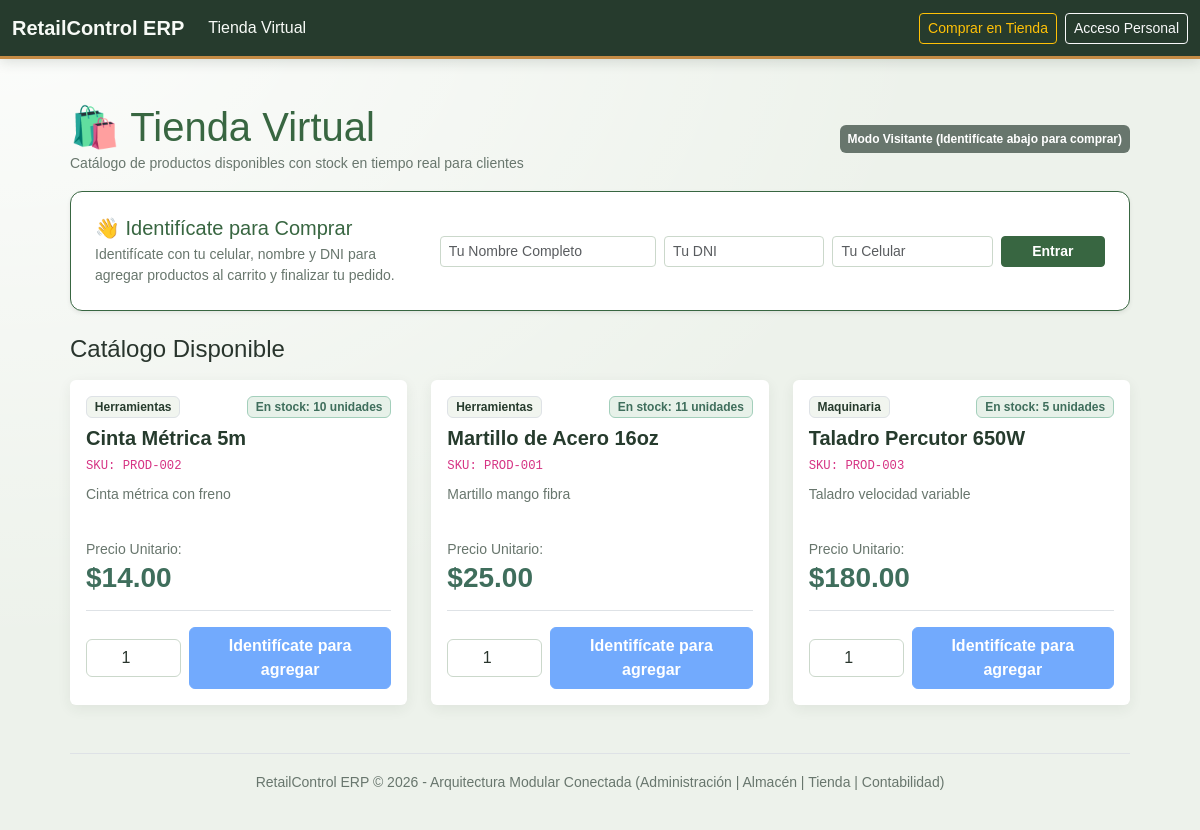
The page /tienda on the database its author committed.
### app/models.py (models this page shows)
class Product(db.Model):
    __tablename__ = 'productos'
    id = db.Column(db.Integer, primary_key=True)
    sku = db.Column(db.String(50), unique=True, nullable=False)
    name = db.Column(db.String(100), nullable=False)
    description = db.Column(db.Text)
    category = db.Column(db.String(50))
    price_buy = db.Column(db.Float, nullable=False, default=0.0)
    price_sell = db.Column(db.Float, nullable=False, default=0.0)
    stock = db.Column(db.Integer, nullable=False, default=0)
    stock_min = db.Column(db.Integer, nullable=False, default=5)

### app/routes.py (the view, shortened to what this page needs)
@bp.route('/tienda')
def tienda():
    products = Product.query.order_by(Product.name).all()
    client = None
    sales = []
    cart = session.get('shopping_cart', {})
    cart_quantities = {}
    cart_items = [
        {
            'product': product,
            'quantity': cart_quantities.get(product.id, 0),
            'subtotal': product.price_sell * cart_quantities.get(product.id, 0),
        }
        for product in products
        if cart_quantities.get(product.id, 0) > 0
    ]
    return render_template(
        'tienda.html',
        products=products,
        client=client,
        sales=sales,
        cart_items=cart_items,
        cart_quantities=cart_quantities,
        cart_quantity=sum(cart_quantities.values()),
        cart_total=sum(item['subtotal'] for item in cart_items),
    )

### app/templates/tienda.html (shortened to what this page needs)
{% extends 'base.html' %}
{% block content %}
<div class="d-flex justify-content-between align-items-center mb-3">
  <div>
    <h1 class="mb-0">🛍️ Tienda Virtual</h1>
    <small class="text-muted">Catálogo de productos disponibles con stock en tiempo real para clientes</small>
  </div>
  <div>
    {% if session.get('client_id') %}
      <div class="d-flex gap-2">
        <button type="button" class="btn btn-primary btn-sm" data-bs-toggle="modal" data-bs-target="#carritoCompras" aria-label="Ver carrito, {{ cart_quantity }} productos">
          🛒 Carrito <span class="badge bg-light text-dark">{{ cart_quantity }}</span>
        </button>
        <button type="button" class="btn btn-outline-primary btn-sm" data-bs-toggle="modal" data-bs-target="#historialCompras">
          📦 Mis compras{% if sales %} ({{ sales|length }}){% endif %}
        </button>
      </div>
    {% else %}
      <span class="badge bg-secondary p-2">Modo Visitante (Identifícate abajo para comprar)</span>
    {% endif %}
  </div>
</div>
{% if not session.get('client_id') %}
  <div class="panel border-primary mb-4 bg-white shadow-sm">
    <div class="row align-items-center">
      <div class="col-md-4">
        <h2 class="h5 text-primary mb-1">👋 Identifícate para Comprar</h2>
        <p class="small text-muted mb-0">Identifícate con tu celular, nombre y DNI para agregar productos al carrito y finalizar tu pedido.</p>
      </div>
      <div class="col-md-8">
        <form method="post" action="{{ url_for('main.tienda_login') }}" class="row g-2 align-items-center">
          <div class="col-sm-4">
            <input type="text" name="client_name" required placeholder="Tu Nombre Completo" class="form-control form-control-sm">
          </div>
          <div class="col-sm-3">
            <input type="text" name="client_document" required placeholder="Tu DNI" class="form-control form-control-sm">
          </div>
          <div class="col-sm-3">
            <input type="tel" name="client_phone" required placeholder="Tu Celular" class="form-control form-control-sm">
          </div>
          <div class="col-sm-2">
            <button type="submit" class="btn btn-primary btn-sm w-100 fw-bold">Entrar</button>
          </div>
        </form>
      </div>
    </div>
  </div>
{% endif %}
<h2 class="h4 mb-3">Catálogo Disponible</h2>
<div class="row row-cols-1 row-cols-md-2 row-cols-lg-3 g-4 mb-5">
  {% for product in products %}
    <div class="col">
      <div class="card h-100 shadow-sm border-0">
        <div class="card-body d-flex flex-column">
          <div class="d-flex justify-content-between align-items-start mb-2">
            <span class="badge bg-light text-dark border">{{ product.category }}</span>
            {% if product.stock > 0 %}
              <span class="badge bg-success-subtle text-success border border-success-subtle">
                En stock: {{ product.stock }} unidades
              </span>
            {% else %}
              <span class="badge bg-danger">Agotado</span>
            {% endif %}
          </div>
          <h3 class="h5 card-title text-dark fw-bold mb-1">{{ product.name }}</h3>
          <p class="text-muted small mb-2"><code>SKU: {{ product.sku }}</code></p>
          <p class="card-text text-secondary small flex-grow-1">
            {{ product.description or 'Producto garantizado de alta calidad para ferretería y hogar.' }}
          </p>
          <div class="my-3">
            <span class="text-muted small">Precio Unitario:</span>
            <div class="h3 fw-bold text-success mb-0">${{ '%.2f'|format(product.price_sell) }}</div>
          </div>
          <form method="post" action="{{ url_for('main.tienda_comprar') }}" class="border-top pt-3">
            <div class="d-flex gap-2 align-items-center">
              <div style="width: 100px;">
                <input type="number" name="quantity" value="1" min="1" max="{{ product.stock - cart_quantities.get(product.id, 0) }}"
                       class="form-control text-center" {{ 'disabled' if product.stock <= cart_quantities.get(product.id, 0) else '' }}>
              </div>
              <button type="submit" class="btn btn-primary flex-grow-1 fw-bold"
                      {{ 'disabled' if not session.get('client_id') or product.stock <= cart_quantities.get(product.id, 0) else '' }}>
                {% if not session.get('client_id') %}
                  Identifícate para agregar
                {% elif product.stock <= cart_quantities.get(product.id, 0) %}
                  Máximo disponible agregado
                {% else %}
                  Agregar al carrito
                {% endif %}
              </button>
            </div>
          </form>
        </div>
      </div>
    </div>
  {% else %}
    <div class="col-12">
      <div class="alert alert-info">Actualmente no hay productos registrados en el catálogo.</div>
    </div>
  {% endfor %}
</div>
{% endblock %}

### app/templates/base.html (shortened to what this page needs)
<!doctype html>
<html lang="es">
<head>
    <link href="https://cdn.jsdelivr.net/npm/bootstrap@5.3.0/dist/css/bootstrap.min.css" rel="stylesheet">
    <link rel="stylesheet" href="{{ url_for('static', filename='style.css') }}">
</head>
<body>
    <nav class="navbar navbar-expand-lg navbar-dark bg-dark mb-4">
        <div class="container-fluid">
            {% if session.get('role') == 'cliente' %}
                <a class="navbar-brand fw-bold text-warning" href="{{ url_for('main.tienda') }}">🛍️ Tienda RetailControl</a>
            {% elif session.get('role') == 'almacen' %}
                <a class="navbar-brand fw-bold text-info" href="{{ url_for('main.almacen') }}">📦 Módulo Almacén</a>
            {% elif session.get('role') == 'contabilidad' %}
                <a class="navbar-brand fw-bold text-success" href="{{ url_for('main.contabilidad') }}">💰 Módulo Contabilidad</a>
            {% elif session.get('role') == 'admin' %}
                <a class="navbar-brand fw-bold text-light" href="{{ url_for('main.administracion') }}">⚙️ Módulo Administración</a>
            {% else %}
                <a class="navbar-brand fw-bold" href="{{ url_for('main.tienda') }}">RetailControl ERP</a>
            {% endif %}
            <div class="collapse navbar-collapse" id="navbarNav">
                <ul class="navbar-nav me-auto">
                    {% if session.get('role') == 'cliente' %}
                        <li class="nav-item"><a class="nav-link" href="{{ url_for('main.tienda') }}">Catálogo de Productos</a></li>
                    {% elif session.get('role') == 'almacen' %}
                        <li class="nav-item"><a class="nav-link active" href="{{ url_for('main.almacen') }}">Inventario y Stock en Almacén</a></li>
                    {% elif session.get('role') == 'contabilidad' %}
                        <li class="nav-item"><a class="nav-link active" href="{{ url_for('main.contabilidad') }}">Libro Contable y Balance</a></li>
                    {% elif session.get('role') == 'admin' %}
                        <li class="nav-item"><a class="nav-link active" href="{{ url_for('main.administracion') }}">Compras, Ventas y Nómina</a></li>
                    {% else %}
                        <li class="nav-item"><a class="nav-link" href="{{ url_for('main.tienda') }}">Tienda Virtual</a></li>
                    {% endif %}
                </ul>
                <div class="d-flex align-items-center">
                    {% if session.get('role') %}
                        <span class="navbar-text me-3 text-white">
                            {% if session.get('role') == 'cliente' %}
                                👤 <strong>{{ session.get('client_name') }}</strong> (Cliente DNI: {{ session.get('client_doc') }})
                            {% else %}
                                👤 <strong>{{ session.get('username') }}</strong> (Área: {{ session.get('role')|capitalize }})
                            {% endif %}
                        </span>
                        <a class="btn btn-outline-danger btn-sm" href="{{ url_for('main.logout') }}">Cerrar sesión</a>
                    {% else %}
                        <a class="btn btn-outline-warning btn-sm me-2" href="{{ url_for('main.tienda') }}">Comprar en Tienda</a>
                        <a class="btn btn-outline-light btn-sm" href="{{ url_for('main.login') }}">Acceso Personal</a>
                    {% endif %}
                </div>
            </div>
        </div>
    </nav>
    <div class="container">
        <main>
            {% block content %}{% endblock %}
        </main>
        <footer class="mt-5 py-3 text-center text-muted border-top">
            <small>RetailControl ERP &copy; 2026 - Arquitectura Modular Conectada (Administración | Almacén | Tienda | Contabilidad)</small><br>
        </footer>
    </div>
</body>
</html>

### app/static/style.css (style rules this page uses)
:root { --brand-primary: #386641; --brand-primary-hover: #2f5737; --brand-deep: #263b2d; --brand-accent: #c58b45; --surface: #ffffff; --surface-muted: #f1f5ef; --page-bg: #edf2eb; --text-main: #29352d; --text-muted: #68766d; --border-color: #d7e1d6; --bs-primary: var(--brand-primary); --bs-primary-rgb: 56, 102, 65; --bs-secondary: #68766d; --bs-secondary-rgb: 104, 118, 109; --bs-success: #52796f; --bs-success-rgb: 82, 121, 111; --bs-info: #457b9d; --bs-info-rgb: 69, 123, 157; --bs-warning: #c58b45; --bs-warning-rgb: 197, 139, 69; --bs-danger: #b23a48; --bs-danger-rgb: 178, 58, 72; --bs-dark: var(--brand-deep); --bs-dark-rgb: 38, 59, 45; --bs-body-bg: var(--page-bg); --bs-body-color: var(--text-main); --bs-link-color: var(--brand-primary); --bs-link-hover-color: var(--brand-primary-hover); }
body { min-height: 100vh; font-family: Arial, sans-serif; color: var(--text-main); background: radial-gradient(ellipse at top left, rgba(255, 255, 255, 0.85), transparent 55%), var(--page-bg); background-attachment: fixed; margin: 0; }
a { color: var(--brand-primary); }
.container { max-width: 1100px; margin: 0 auto; padding: 20px; }
.navbar.bg-dark { background-color: var(--brand-deep) !important; border-bottom: 3px solid var(--brand-accent); box-shadow: 0 3px 12px rgba(38, 59, 45, 0.15); }
.navbar .navbar-brand, .navbar .nav-link { color: #f7faf6; }
.auth-box, .panel { background: var(--surface); border: 1px solid var(--border-color); border-radius: 12px; padding: 24px; box-shadow: 0 4px 16px rgba(38, 59, 45, 0.08); }
.card, .list-group-item { background-color: var(--surface); color: var(--text-main); border-color: var(--border-color); }
.card { box-shadow: 0 4px 14px rgba(38, 59, 45, 0.07) !important; transition: transform 160ms ease, box-shadow 160ms ease; }
form:not(.row) { display: flex; flex-direction: column; gap: 10px; }
input, select, textarea, button { border-radius: 8px; font-size: 1rem; }
input, select, textarea, .form-control, .form-select { border-color: #cbd8cb; color: var(--text-main); background-color: var(--surface); }
button, .btn-primary { color: #fff; background-color: var(--brand-primary); border-color: var(--brand-primary); cursor: pointer; font-weight: 600; }
.btn:disabled, .btn.disabled, button:disabled { cursor: not-allowed; opacity: 0.58; }
h1, h2 { color: var(--brand-primary); }
.bg-dark { background-color: var(--brand-deep) !important; }
.bg-white { background-color: var(--surface) !important; }
.bg-light { background-color: var(--surface-muted) !important; }
.text-primary { color: var(--brand-primary) !important; }
.text-success { color: #3f6e5c !important; }
.text-dark { color: var(--brand-deep) !important; }
.text-secondary, .text-muted { color: var(--text-muted) !important; }
.bg-success-subtle { background-color: #e7f1e9 !important; }
footer { border-color: var(--border-color) !important; }

### rows shown on the page
Product: category "Herramientas", stock "10", name "Cinta Métrica 5m", sku "PROD-002", description "Cinta métrica con freno", price_sell "14.00"
Product: category "Herramientas", stock "11", name "Martillo de Acero 16oz", sku "PROD-001", description "Martillo mango fibra", price_sell "25.00"
Product: category "Maquinaria", stock "5", name "Taladro Percutor 650W", sku "PROD-003", description "Taladro velocidad variable", price_sell "180.00"
